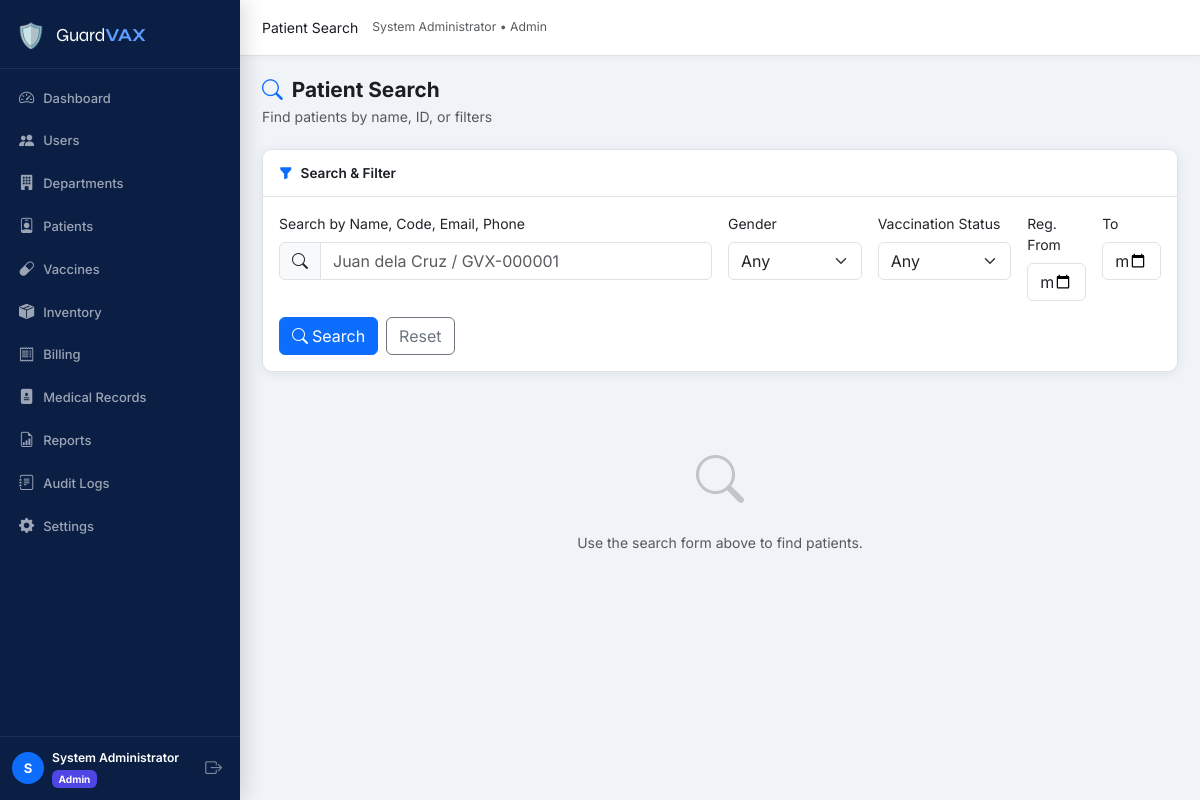
/nurse/search.php (signed in), run on the app's committed database.
### tables this page shows
CREATE TABLE `users` (
  `id` int(10) UNSIGNED NOT NULL,
  `name` varchar(150) NOT NULL,
  `email` varchar(150) NOT NULL,
  `password` varchar(255) NOT NULL,
  `role_id` int(10) UNSIGNED NOT NULL,
  `department_id` int(10) UNSIGNED DEFAULT NULL,
  `status` enum('active','inactive','pending') NOT NULL DEFAULT 'pending',
  `email_verified` tinyint(1) NOT NULL DEFAULT 0,
  `created_at` datetime NOT NULL DEFAULT current_timestamp(),
  `updated_at` datetime NOT NULL DEFAULT current_timestamp() ON UPDATE current_timestamp()
);

CREATE TABLE `roles` (
  `id` int(10) UNSIGNED NOT NULL,
  `name` varchar(50) NOT NULL,
  `label` varchar(100) NOT NULL
);

### config/db.php (called while the page is built, shortened)
<?php
function db(): PDO {
    static $pdo = null;
    if ($pdo === null) {
        $dsn = sprintf(
            'mysql:host=%s;port=%s;dbname=%s;charset=%s',
            DB_HOST, DB_PORT, DB_NAME, DB_CHARSET
        );
        $options = [
            PDO::ATTR_ERRMODE            => PDO::ERRMODE_EXCEPTION,
            PDO::ATTR_DEFAULT_FETCH_MODE => PDO::FETCH_ASSOC,
            PDO::ATTR_EMULATE_PREPARES   => false,
        ];
        try {
            $pdo = new PDO($dsn, DB_USER, DB_PASS, $options);
            $offset = (new DateTime())->format('P');
            $pdo->exec("SET time_zone='{$offset}'");
        } catch (PDOException $e) {
            die('<div style="padding:2rem;color:red;font-family:monospace">
                <strong>Database Connection Error:</strong> ' . htmlspecialchars($e->getMessage()) . '
            </div>');
        }
    }
    return $pdo;
}

### includes/functions.php (called while the page is built, shortened)
<?php
require_once __DIR__ . '/../config/db.php';
function isLoggedIn(): bool
{
    return isset($_SESSION['user_id']) && !empty($_SESSION['user_id']);
}
function getCurrentUser(): ?array
{
    $stmt = db()->prepare('SELECT u.*, r.name AS role_name FROM users u JOIN roles r ON r.id = u.role_id WHERE u.id = ?');
    $stmt->execute([$_SESSION['user_id']]);
    return $stmt->fetch() ?: null;
}

### includes/auth.php (called while the page is built, shortened)
<?php
require_once __DIR__ . '/functions.php';
function guard(string ...$allowedRoles): array
{
    $user = getCurrentUser();
    return $user;
}

### includes/layout.php (the view, shortened to what this page needs)
<?php
function renderHead(string $title, array $extraCss = []): void
{
    $siteName = SITE_NAME;
    $siteUrl  = SITE_URL;
    echo <<<HTML
<!DOCTYPE html>
<html lang="en">
<head>
  <meta charset="UTF-8">
  <meta name="viewport" content="width=device-width, initial-scale=1.0">
  <title>{$title} — {$siteName}</title>
  <link rel="stylesheet" href="https://cdn.jsdelivr.net/npm/bootstrap@5.3.2/dist/css/bootstrap.min.css">
  <link rel="stylesheet" href="https://cdn.jsdelivr.net/npm/bootstrap-icons@1.11.3/font/bootstrap-icons.min.css">
  <link rel="preconnect" href="https://fonts.googleapis.com">
  <link href="https://fonts.googleapis.com/css2?family=Inter:wght@300;400;500;600;700&family=Syne:wght@700;800&display=swap" rel="stylesheet">
  <link rel="stylesheet" href="{$siteUrl}/assets/css/style.css">
HTML;
    echo "</head>\n<body>\n";
}
function renderNav(array $user): void
{
    $role    = $user['role_name'];
    $name    = htmlspecialchars($user['name']);
    $roleLabel = ucfirst($role);
    $siteUrl = SITE_URL;
    $current = $_SERVER['REQUEST_URI'];
    $links = '';
    foreach ($navLinks as $link) {
        $active = str_contains($current, $link['href']) ? 'active' : '';
        $links .= <<<HTML
        <li class="nav-item">
          <a class="nav-link {$active}" href="{$siteUrl}{$link['href']}">
            <i class="bi bi-{$link['icon']}"></i>
            <span>{$link['label']}</span>
          </a>
        </li>
HTML;
    }
    echo <<<HTML
<div class="gvx-wrapper">
<aside class="gvx-sidebar" id="gvxSidebar">
  <div class="sidebar-brand">
    <span class="brand-icon">🛡️</span>
    <span class="brand-name">Guard<strong>VAX</strong></span>
  </div>
  <nav class="sidebar-nav">
    <ul class="nav flex-column">
      {$links}
    </ul>
  </nav>
  <div class="sidebar-footer">
    <div class="user-pill">
      <div class="user-avatar">{$name[0]}</div>
      <div class="user-info">
        <div class="user-name">{$name}</div>
        <div class="user-role badge bg-role-{$role}">{$roleLabel}</div>
      </div>
    </div>
    <a href="{$siteUrl}/auth/logout.php" class="btn-logout" title="Logout">
      <i class="bi bi-box-arrow-right"></i>
    </a>
  </div>
</aside>
<main class="gvx-main">
  <header class="gvx-topbar">
    <button class="sidebar-toggle d-lg-none" onclick="document.getElementById('gvxSidebar').classList.toggle('show')">
      <i class="bi bi-list"></i>
    </button>
    <div class="topbar-title" id="pageTitle"></div>
    <div class="topbar-actions">
      <span class="text-muted small d-none d-md-block">{$name} &bull; {$roleLabel}</span>
    </div>
  </header>
  <div class="gvx-content">
HTML;
}
function renderFooter(): void
{
    $siteUrl = SITE_URL;
    echo <<<HTML
  </div>
</main>
</div>
<script src="https://cdn.jsdelivr.net/npm/bootstrap@5.3.2/dist/js/bootstrap.bundle.min.js"></script>
<script src="https://cdn.jsdelivr.net/npm/chart.js@4.4.0/dist/chart.umd.min.js"></script>
<script src="https://cdn.jsdelivr.net/npm/sweetalert2@11"></script>
<script src="{$siteUrl}/assets/js/main.js"></script>
</body>
</html>
HTML;
}
function renderPageHeader(string $title, string $subtitle = '', string $icon = 'clipboard2-pulse'): void
{
    echo <<<HTML
    <div class="page-header">
      <div>
        <h1 class="page-title"><i class="bi bi-{$icon}"></i> {$title}</h1>
        <p class="page-subtitle text-muted mb-0">{$subtitle}</p>
      </div>
    </div>
HTML;
}

### assets/css/style.css (style rules this page uses)
:root { --gvx-primary: #0d6efd; --gvx-primary-dark: #0a58ca; --gvx-sidebar-bg: #0b1f45; --gvx-sidebar-w: 240px; --gvx-topbar-h: 56px; --gvx-content-bg: #f0f4f9; --gvx-card-bg: #ffffff; --gvx-border: #dee2e6; --gvx-text: #1a1d24; --gvx-muted: #6c757d; --gvx-radius: 10px; --gvx-shadow: 0 2px 12px rgba(0,0,0,.07); --gvx-transition: .22s ease; }
*, *::before, *::after { box-sizing: border-box; }
body { font-family: 'Inter', system-ui, sans-serif; font-size: .875rem; color: var(--gvx-text); background: var(--gvx-content-bg); overflow-x: hidden; }
.gvx-wrapper { display: flex; min-height: 100vh; }
.gvx-sidebar { width: var(--gvx-sidebar-w); height: 100vh; background: var(--gvx-sidebar-bg); display: flex; flex-direction: column; position: fixed; top: 0; left: 0; z-index: 1050; transition: transform var(--gvx-transition); box-shadow: 4px 0 20px rgba(0,0,0,.15); overflow: hidden; }
.sidebar-brand { padding: 18px 16px 14px; display: flex; align-items: center; gap: 10px; border-bottom: 1px solid rgba(255,255,255,.08); flex-shrink: 0; }
.brand-icon { font-size: 1.5rem; }
.brand-name { font-family: 'Syne', sans-serif; font-size: 1.15rem; color: #fff; letter-spacing: -.3px; }
.brand-name strong { color: #5b9eff; }
.sidebar-nav { flex: 1; padding: 8px 0; overflow-y: auto; overflow-x: hidden; scrollbar-width: thin; scrollbar-color: rgba(255,255,255,.15) transparent; }
.sidebar-nav .nav-item { margin: 2px 8px; }
.sidebar-nav .nav-link { display: flex; align-items: center; gap: 9px; padding: 8px 11px; border-radius: 7px; color: rgba(255,255,255,.6); font-size: .81rem; font-weight: 500; transition: background var(--gvx-transition), color var(--gvx-transition); text-decoration: none; white-space: nowrap; }
.sidebar-nav .nav-link i { font-size: .95rem; flex-shrink: 0; }
.sidebar-footer { padding: 12px 12px; border-top: 1px solid rgba(255,255,255,.08); display: flex; align-items: center; gap: 8px; flex-shrink: 0; background: var(--gvx-sidebar-bg); }
.user-pill { display: flex; align-items: center; gap: 8px; flex: 1; min-width: 0; }
.user-avatar { width: 32px; height: 32px; border-radius: 50%; background: var(--gvx-primary); color: #fff; font-size: .82rem; font-weight: 700; display: flex; align-items: center; justify-content: center; flex-shrink: 0; }
.user-info { min-width: 0; }
.user-name { color: #fff; font-size: .76rem; font-weight: 600; white-space: nowrap; overflow: hidden; text-overflow: ellipsis; }
.user-role { font-size: .63rem; }
.btn-logout { color: rgba(255,255,255,.5); font-size: 1.05rem; padding: 4px 6px; border-radius: 6px; transition: color .2s, background .2s; text-decoration: none; flex-shrink: 0; }
.gvx-main { flex: 1; margin-left: var(--gvx-sidebar-w); display: flex; flex-direction: column; min-height: 100vh; }
.gvx-topbar { height: var(--gvx-topbar-h); background: #fff; border-bottom: 1px solid var(--gvx-border); display: flex; align-items: center; padding: 0 22px; gap: 14px; position: sticky; top: 0; z-index: 100; box-shadow: 0 1px 6px rgba(0,0,0,.04); }
.gvx-content { padding: 22px; flex: 1; }
.page-header { display: flex; align-items: flex-start; justify-content: space-between; margin-bottom: 22px; }
.page-title { font-size: 1.3rem; font-weight: 700; color: var(--gvx-text); margin: 0 0 3px; display: flex; align-items: center; gap: 9px; }
.page-title i { color: var(--gvx-primary); }
.bg-role-admin { background: #4f46e5 !important; }

### data on the page
users: name "S", name "System Administrator", role.name "Admin"

### other printed values
$link['label'] "Dashboard"
$link['label'] "Users"
$link['label'] "Departments"
$link['label'] "Patients"
$link['label'] "Vaccines"
$link['label'] "Inventory"
$link['label'] "Billing"
$link['label'] "Medical Records"
$link['label'] "Reports"
$link['label'] "Audit Logs"
$link['label'] "Settings"
$title "Patient Search"
$subtitle "Find patients by name, ID, or filters"
